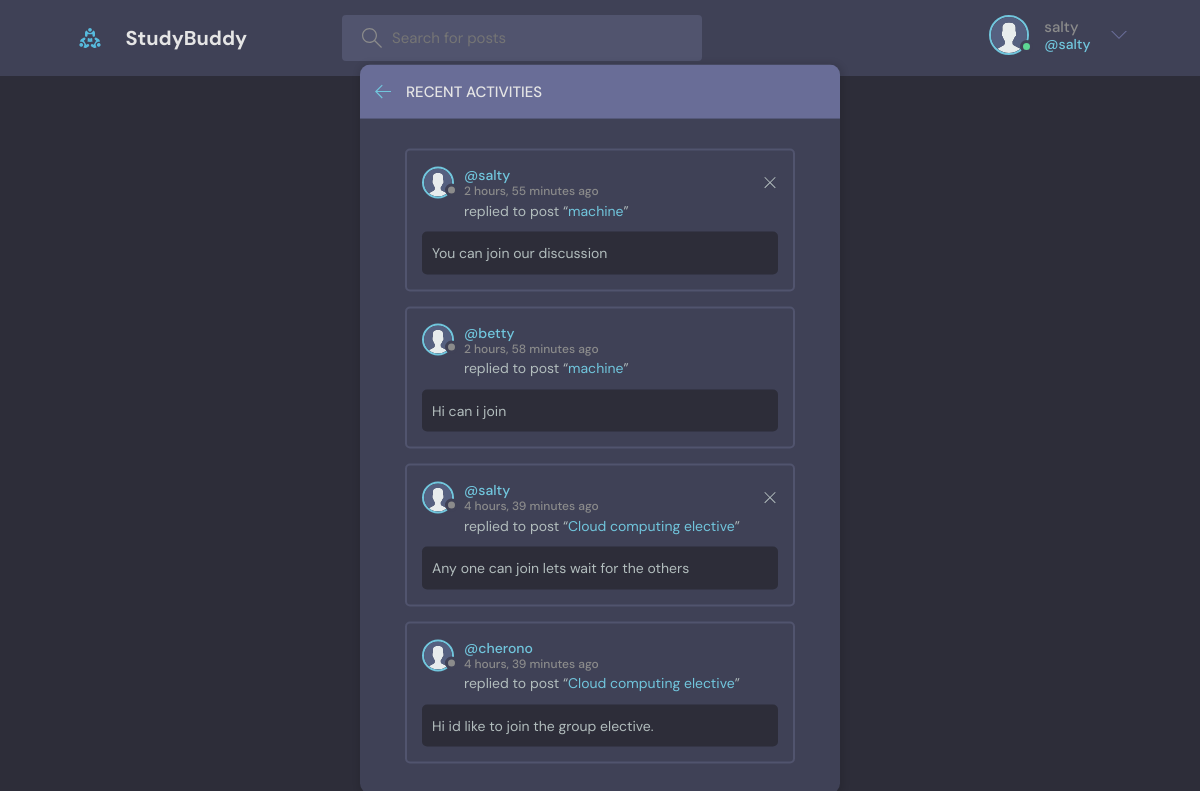
Screenshot of /activity/ (signed in) with the database file from the repository.
### base/models.py (models this page shows, shortened)
class Message(models.Model):
    user = models.ForeignKey(User, on_delete=models.CASCADE)
    room = models.ForeignKey(Room, on_delete=models.CASCADE)
    body = models.TextField()
    updated = models.DateTimeField(auto_now=True)
    created = models.DateTimeField(auto_now_add=True)
    class Meta:
        ordering = ['-updated', '-created']

class Room(models.Model):
    host = models.ForeignKey(User, on_delete=models.SET_NULL, null=True, related_name='hosted_rooms')
    topic = models.ForeignKey(Topic, on_delete=models.SET_NULL, null=True)
    name = models.CharField(max_length=200)
    description = models.TextField(null=True, blank=True)
    participants = models.ManyToManyField(User, related_name='joined_rooms', blank=True)
    updated = models.DateTimeField(auto_now=True)
    created = models.DateTimeField(auto_now_add=True)
    class Meta:
        ordering = ['-updated', '-created']
    def __str__(self):
        return self.name

### base/views.py (the view)
# urls.py: path('activity/', views.activityPage, name="activity"),
def activityPage(request):
    room_messages = Message.objects.all()
    return render(request, 'base/activity.html', {'room_messages': room_messages})

### base/templates/base/activity.html
{% extends 'main.html' %}
{% load static %}
{% block content %}
<main class="layout">
  <div class="container">
    <div class="layout__box">
      <div class="layout__boxHeader">
        <div class="layout__boxTitle">
          <a href="{% url 'home' %}">
            <svg version="1.1" xmlns="http://www.w3.org/2000/svg" width="32" height="32" viewBox="0 0 32 32">
              <title>arrow-left</title>
              <path
                d="M13.723 2.286l-13.723 13.714 13.719 13.714 1.616-1.611-10.96-10.96h27.625v-2.286h-27.625l10.965-10.965-1.616-1.607z">
              </path>
              </path>
            </svg>
          </a>
          <h3>Recent Activities</h3>
        </div>
      </div>
      <div class="activities-page layout__body">
        {% for message in room_messages %}
        <div class="activities__box">
          <div class="activities__boxHeader roomListRoom__header">
            <a href="{% url 'user-profile' message.user.id %}" class="roomListRoom__author">
              <div class="avatar avatar--small">
                        <img src="{% static 'images/avatar.svg' %}" />
              </div>
              <p>
                @{{message.user}}
                <span>{{message.created|timesince}} ago</span>
              </p>
            </a>
            {% if request.user == message.user %}
            <div class="roomListRoom__actions">
              <a href="{% url 'delete-message' message.id %}">
                <svg version="1.1" xmlns="http://www.w3.org/2000/svg" width="32" height="32" viewBox="0 0 32 32">
                  <title>remove</title>
                  <path
                    d="M27.314 6.019l-1.333-1.333-9.98 9.981-9.981-9.981-1.333 1.333 9.981 9.981-9.981 9.98 1.333 1.333 9.981-9.98 9.98 9.98 1.333-1.333-9.98-9.98 9.98-9.981z">
                  </path>
                </svg>
              </a>
            </div>
            {% endif %}
          </div>
          <div class="activities__boxContent">
            <p>replied to post “<a href="{% url 'room' message.room.id %}">{{message.room}}</a>”</p>
            <div class="activities__boxRoomContent">
              {{message.body}}
            </div>
          </div>
        </div>
        {% endfor %}
      </div>
    </div>
  </div>
</main>
{% endblock content %}

### templates/navbar.html (shortened to what this page needs)
{% load static %}
<header class="header header--loggedIn" style="display:flex; flex-direction:column;">
    <div class="container">
        <a href="{% url 'home' %}" class="header__logo">
            <img style="height:20px" src="{% static 'images/logo.svg' %}" />
            <h1>StudyBuddy</h1>
        </a>
        <form class="header__search" method="GET" action="{% url 'home' %}">
            <label>
                <input name="q" placeholder="Search for posts" />
            </label>
        </form>
        <nav class="header__menu">
            {% if request.user.is_authenticated %}
            <div class="header__user">
                <a href="{% url 'update-user' %}">
                    <div class="avatar avatar--medium active">
                        <img src="{% static 'images/avatar.svg' %}" />
                    </div>
                    <p>{{request.user.username}} <span>@{{request.user.username}}</span></p>
                </a>
                <button class="dropdown-button">
                    <svg version="1.1" xmlns="http://www.w3.org/2000/svg" width="32" height="32" viewBox="0 0 32 32">
                        <title>chevron-down</title>
                        <path d="M16 21l-13-13h-3l16 16 16-16h-3l-13 13z"></path>
                    </svg>
                </button>
            </div>
            {% else %}
            <a href="{% url 'login' %}">
                <img src="{% static 'images/avatar.svg' %}" />
                <p>Login</p>
            </a>
            {% endif %}
        </nav>
    </div>
</header>

### rows the page displays
Message: user "salty", created "2 hours, 55 minutes", room "machine", body "You can join our discussion"
Message: user "betty", created "2 hours, 58 minutes", room "machine", body "Hi can i join"
Message: user "salty", created "4 hours, 39 minutes", room "Cloud computing elective", body "Any one can join lets wait for the others"
Message: user "cherono", created "4 hours, 39 minutes", room "Cloud computing elective", body "Hi id like to join the group elective."

### other values shown
{{ request.user.username }} "salty"
